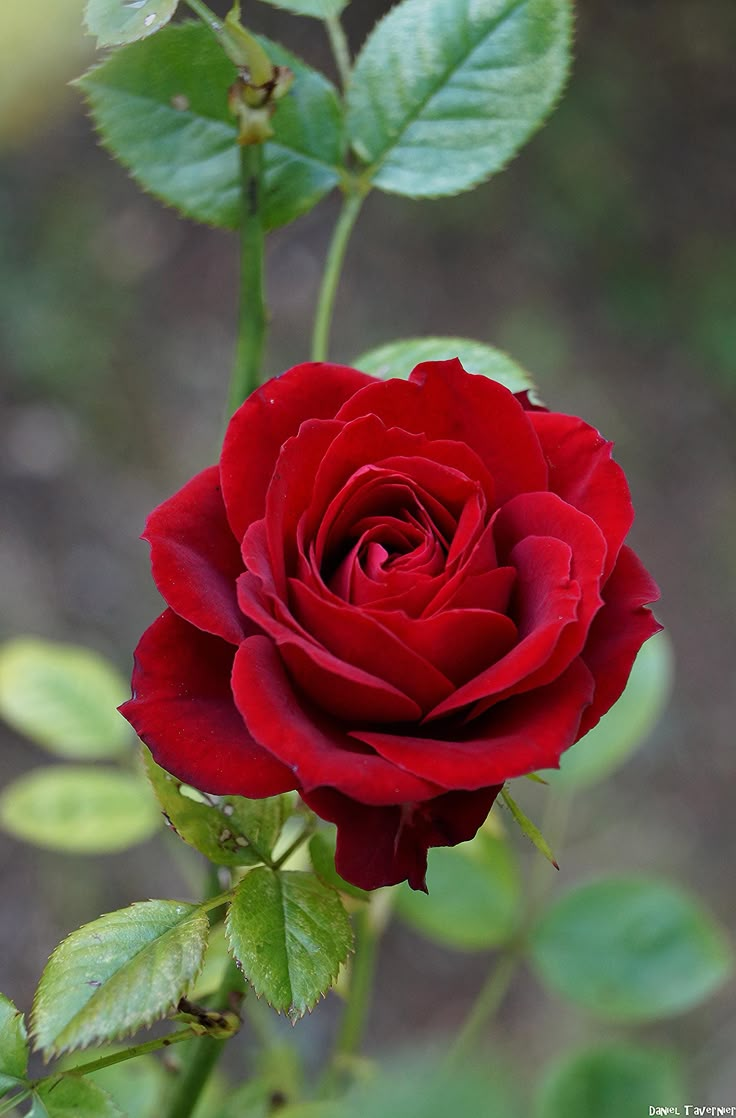
#> input picture Resources/Photos/rose.jpg, 736 x 1118 px
$ python Resizing_image.py
#> lines starting #> are read from the running program, lines starting #| are printed output that depends on the picture
import cv2 as cv

img = cv.imread("../Resources/Photos/rose.jpg")
#> img is the input picture: shape (1118, 736, 3); mean B, G, R 70.9, 86.3, 104.9
Resized_img = cv.resize(img, (500, 500))
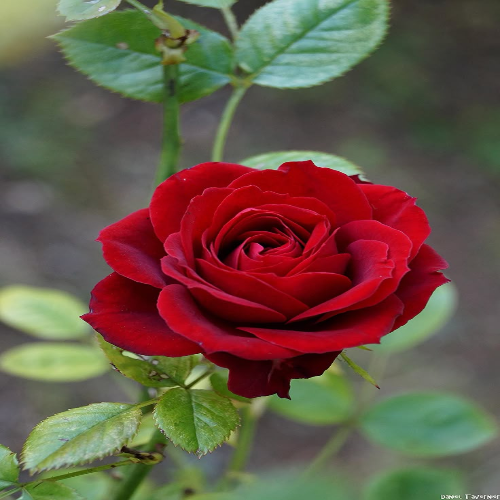
#> Resized_img: shape (500, 500, 3); mean B, G, R 70.8, 86.2, 104.8

cv.imshow('Resized Image' , Resized_img)
cv.waitKey(0)
